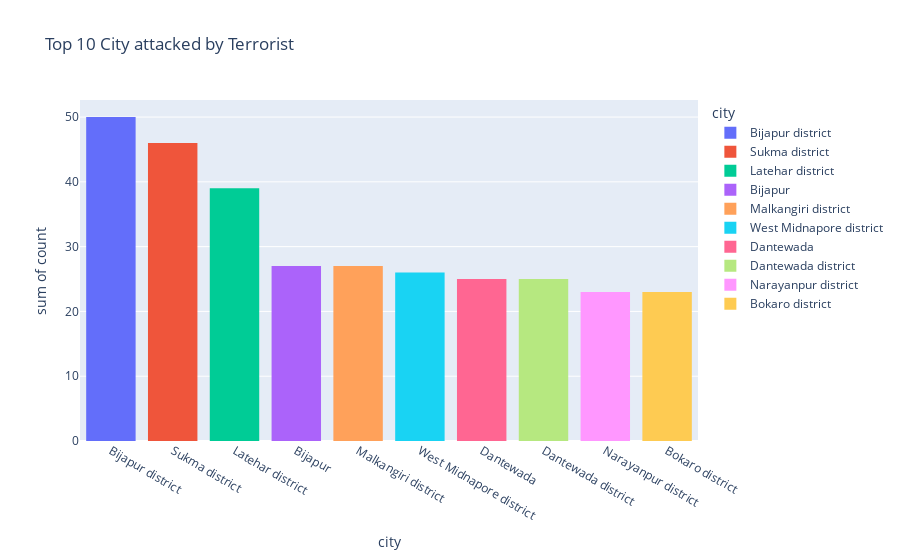

The code cell stored with this chart in its notebook:
### Code cell
city1 = dataset.City.value_counts()
city = pd.DataFrame({'city':city1.index , 'count':city1.values})
city.drop(city.index[10:] , axis=0 , inplace= True)
fg3 = px.histogram(city , x='city' , y='count' ,color='city', title="Top 10 City attacked by Terrorist")
fg3.show()

### Figure 1 — Plotly figure (JSON) as saved in the notebook; plotly's stock layout.template omitted (floating-point values rounded to 4 significant figures)
{"data": [{"alignmentgroup": "True", "bingroup": "x", "histfunc": "sum", "hovertemplate": "city=%{x}<br>sum of count=%{y}<extra></extra>", "legendgroup": "Bijapur district", "marker": {"color": "#636efa", "pattern": {"shape": ""}}, "name": "Bijapur district", "offsetgroup": "Bijapur district", "orientation": "v", "showlegend": true, "type": "histogram", "x": ["Bijapur district"], "xaxis": "x", "y": [50], "yaxis": "y"}, {"alignmentgroup": "True", "bingroup": "x", "histfunc": "sum", "hovertemplate": "city=%{x}<br>sum of count=%{y}<extra></extra>", "legendgroup": "Sukma district", "marker": {"color": "#EF553B", "pattern": {"shape": ""}}, "name": "Sukma district", "offsetgroup": "Sukma district", "orientation": "v", "showlegend": true, "type": "histogram", "x": ["Sukma district"], "xaxis": "x", "y": [46], "yaxis": "y"}, {"alignmentgroup": "True", "bingroup": "x", "histfunc": "sum", "hovertemplate": "city=%{x}<br>sum of count=%{y}<extra></extra>", "legendgroup": "Latehar district", "marker": {"color": "#00cc96", "pattern": {"shape": ""}}, "name": "Latehar district", "offsetgroup": "Latehar district", "orientation": "v", "showlegend": true, "type": "histogram", "x": ["Latehar district"], "xaxis": "x", "y": [39], "yaxis": "y"}, {"alignmentgroup": "True", "bingroup": "x", "histfunc": "sum", "hovertemplate": "city=%{x}<br>sum of count=%{y}<extra></extra>", "legendgroup": "Bijapur", "marker": {"color": "#ab63fa", "pattern": {"shape": ""}}, "name": "Bijapur", "offsetgroup": "Bijapur", "orientation": "v", "showlegend": true, "type": "histogram", "x": ["Bijapur"], "xaxis": "x", "y": [27], "yaxis": "y"}, {"alignmentgroup": "True", "bingroup": "x", "histfunc": "sum", "hovertemplate": "city=%{x}<br>sum of count=%{y}<extra></extra>", "legendgroup": "Malkangiri district", "marker": {"color": "#FFA15A", "pattern": {"shape": ""}}, "name": "Malkangiri district", "offsetgroup": "Malkangiri district", "orientation": "v", "showlegend": true, "type": "histogram", "x": ["Malkangiri district"], "xaxis": "x", "y": [27], "yaxis": "y"}, {"alignmentgroup": "True", "bingroup": "x", "histfunc": "sum", "hovertemplate": "city=%{x}<br>sum of count=%{y}<extra></extra>", "legendgroup": "West Midnapore district", "marker": {"color": "#19d3f3", "pattern": {"shape": ""}}, "name": "West Midnapore district", "offsetgroup": "West Midnapore district", "orientation": "v", "showlegend": true, "type": "histogram", "x": ["West Midnapore district"], "xaxis": "x", "y": [26], "yaxis": "y"}, {"alignmentgroup": "True", "bingroup": "x", "histfunc": "sum", "hovertemplate": "city=%{x}<br>sum of count=%{y}<extra></extra>", "legendgroup": "Dantewada", "marker": {"color": "#FF6692", "pattern": {"shape": ""}}, "name": "Dantewada", "offsetgroup": "Dantewada", "orientation": "v", "showlegend": true, "type": "histogram", "x": ["Dantewada"], "xaxis": "x", "y": [25], "yaxis": "y"}, {"alignmentgroup": "True", "bingroup": "x", "histfunc": "sum", "hovertemplate": "city=%{x}<br>sum of count=%{y}<extra></extra>", "legendgroup": "Dantewada district", "marker": {"color": "#B6E880", "pattern": {"shape": ""}}, "name": "Dantewada district", "offsetgroup": "Dantewada district", "orientation": "v", "showlegend": true, "type": "histogram", "x": ["Dantewada district"], "xaxis": "x", "y": [25], "yaxis": "y"}, {"alignmentgroup": "True", "bingroup": "x", "histfunc": "sum", "hovertemplate": "city=%{x}<br>sum of count=%{y}<extra></extra>", "legendgroup": "Narayanpur district", "marker": {"color": "#FF97FF", "pattern": {"shape": ""}}, "name": "Narayanpur district", "offsetgroup": "Narayanpur district", "orientation": "v", "showlegend": true, "type": "histogram", "x": ["Narayanpur district"], "xaxis": "x", "y": [23], "yaxis": "y"}, {"alignmentgroup": "True", "bingroup": "x", "histfunc": "sum", "hovertemplate": "city=%{x}<br>sum of count=%{y}<extra></extra>", "legendgroup": "Bokaro district", "marker": {"color": "#FECB52", "pattern": {"shape": ""}}, "name": "Bokaro district", "offsetgroup": "Bokaro district", "orientation": "v", "showlegend": true, "type": "histogram", "x": ["Bokaro district"], "xaxis": "x", "y": [23], "yaxis": "y"}], "layout": {"barmode": "relative", "legend": {"title": {"text": "city"}, "tracegroupgap": 0}, "title": {"text": "Top 10 City attacked by Terrorist"}, "xaxis": {"anchor": "y", "categoryarray": ["Bijapur district", "Sukma district", "Latehar district", "Bijapur", "Malkangiri district", "West Midnapore district", "Dantewada", "Dantewada district", "Narayanpur district", "Bokaro district"], "categoryorder": "array", "domain": [0, 1], "title": {"text": "city"}}, "yaxis": {"anchor": "x", "domain": [0, 1], "title": {"text": "sum of count"}}}}
